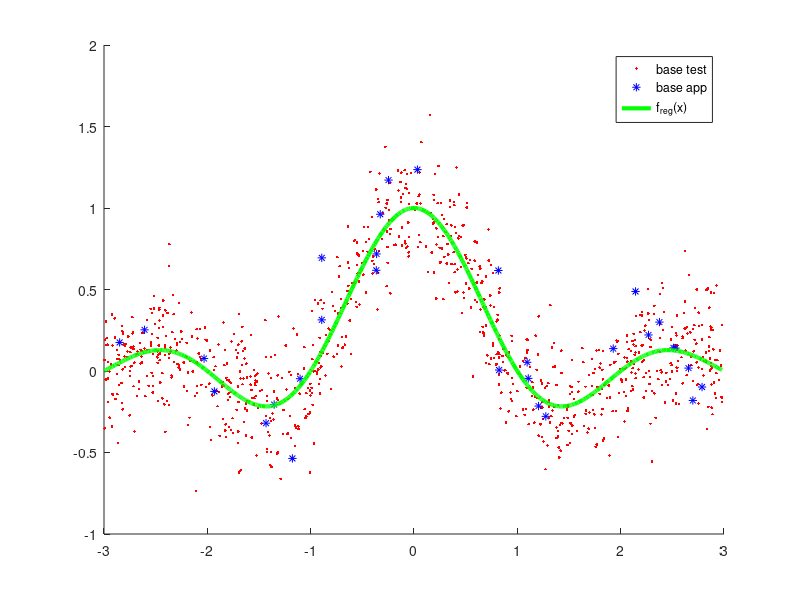

Here is the MATLAB script that generated this plot:

% Fichier pour EXERCICE 2 
% (créez un nouveau fichier pour l'exercice 1)

close all

%% 1) générer une base de données de 1000 points X,Y

N = 1000;
X = 6*rand(N,1) - 3; 
Y = sinc(X) + 0.2*randn(N,1);


%% 2) Créer un base d'apprentissage (Xapp, Yapp) de 30 points parmi ceux de (X,Y) et une base de test(Xtest,Ytest) avec le reste des données

indexes = randperm(1000,30);	% extrait 30 nombres tirés aléatoirement entre 1 et 1000 sans remise
Xapp = X(indexes);
Yapp = Y(indexes);

ind_test = 1:1000;
ind_test(indexes) = [];	% supprime certains indices de la liste

Xtest = X(ind_test);
Ytest = Y(ind_test);

% ordronner les Xtest pour faciliter le tracé des courbes
[Xtest, idx] = sort(Xtest);
Ytest = Ytest(idx);


% tracer la figure
figure;
hold on;
plot(Xtest,Ytest,'.r')
plot(Xapp,Yapp,'*b');
plot (Xtest,sinc(Xtest) , 'g', 'LineWidth',3)
legend('base test', 'base app', 'f_{reg}(x)' );

%% 3) implémenter les fonctions polyreg.m et polypred.m pour la régression polynomiale unidimensionelle

%	-> polyreg.m
%	-> polypred.m
	
%% 4) Réaliser l'apprentissage d'un modèle de degré 5 et calculer les erreurs d'apprentissage et de test



%% 5) Idem pour tout degré entre 1 et 15 en affichant les courbes



% déterminer le meilleur modèle

 
 
%% 7) Sélection de modèle et estimation du risque

 

%% 8) Sélection de modèle sans données supplémentaires 

